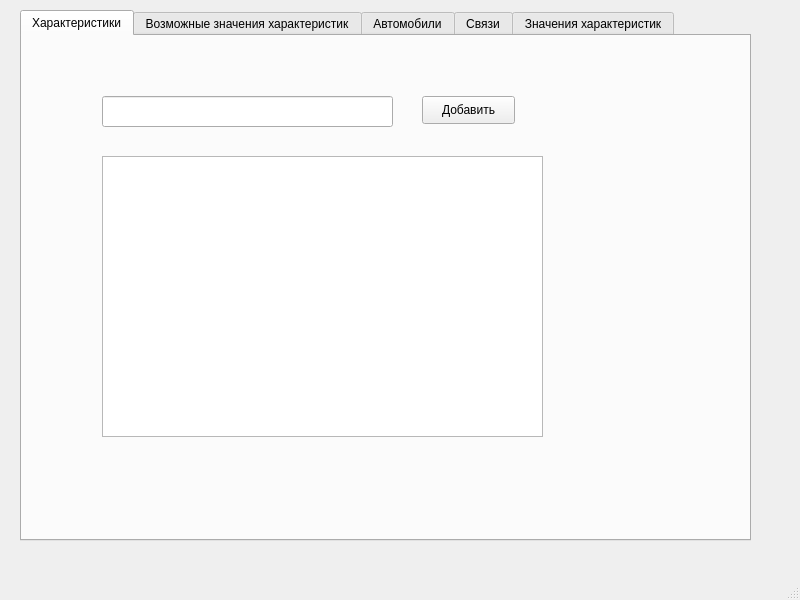
<?xml version="1.0" encoding="UTF-8"?>
<ui version="4.0">
 <class>MainWindow</class>
 <widget class="QMainWindow" name="MainWindow">
  <property name="geometry">
   <rect>
    <x>0</x>
    <y>0</y>
    <width>800</width>
    <height>600</height>
   </rect>
  </property>
  <property name="windowTitle">
   <string>MainWindow</string>
  </property>
  <widget class="QWidget" name="centralwidget">
   <widget class="QTabWidget" name="tabWidget">
    <property name="geometry">
     <rect>
      <x>20</x>
      <y>10</y>
      <width>731</width>
      <height>531</height>
     </rect>
    </property>
    <property name="currentIndex">
     <number>0</number>
    </property>
    <property name="tabBarAutoHide">
     <bool>false</bool>
    </property>
    <widget class="QWidget" name="tab_1">
     <attribute name="title">
      <string>Характеристики</string>
     </attribute>
     <widget class="QPushButton" name="pushButton">
      <property name="geometry">
       <rect>
        <x>400</x>
        <y>60</y>
        <width>93</width>
        <height>28</height>
       </rect>
      </property>
      <property name="text">
       <string>Добавить</string>
      </property>
     </widget>
     <widget class="QLineEdit" name="lineEdit">
      <property name="geometry">
       <rect>
        <x>80</x>
        <y>60</y>
        <width>291</width>
        <height>31</height>
       </rect>
      </property>
     </widget>
     <widget class="QTableView" name="tableView">
      <property name="geometry">
       <rect>
        <x>80</x>
        <y>120</y>
        <width>441</width>
        <height>281</height>
       </rect>
      </property>
     </widget>
    </widget>
    <widget class="QWidget" name="tab_2">
     <attribute name="title">
      <string>Возможные значения характеристик</string>
     </attribute>
    </widget>
    <widget class="QWidget" name="tab_3">
     <attribute name="title">
      <string>Автомобили</string>
     </attribute>
    </widget>
    <widget class="QWidget" name="tab_4">
     <attribute name="title">
      <string>Связи</string>
     </attribute>
    </widget>
    <widget class="QWidget" name="tab">
     <attribute name="title">
      <string>Значения характеристик</string>
     </attribute>
    </widget>
   </widget>
  </widget>
  <widget class="QMenuBar" name="menubar">
   <property name="geometry">
    <rect>
     <x>0</x>
     <y>0</y>
     <width>800</width>
     <height>26</height>
    </rect>
   </property>
  </widget>
  <widget class="QStatusBar" name="statusbar"/>
 </widget>
 <resources/>
 <connections/>
</ui>
